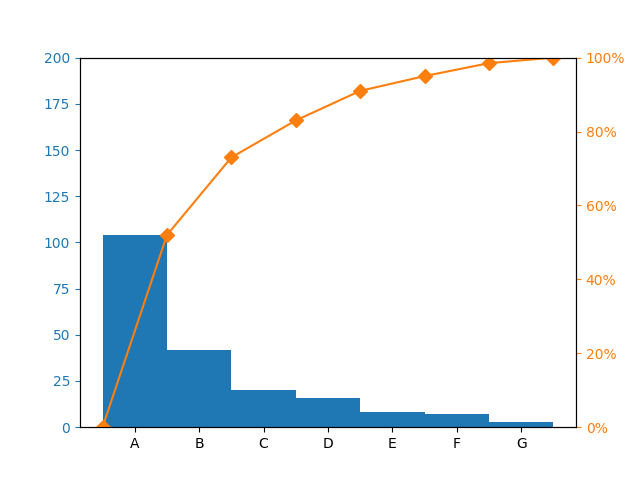

Reproduce this figure in Python.
import pandas as pd
import numpy as np
import matplotlib.pyplot as plt
from matplotlib.ticker import PercentFormatter

df = pd.DataFrame({'xChar': [104, 42, 20, 16, 8, 7, 3]})
df.index = ['A', 'B', 'C', 'D', 'E', 'F', 'G']
df = df.sort_values(by='xChar',ascending=False)
df["cumpercentage"] = df["xChar"].cumsum()/df["xChar"].sum()*100
percentList = df["cumpercentage"].tolist()
percentList.insert(0, 0)
print(percentList)

barWidth = 1

fig, ax = plt.subplots()
ax.bar(df.index, df["xChar"], color="C0", width=barWidth)
ax2 = ax.twinx()
ax2.plot([idx - barWidth / 2 for idx in np.arange(len(percentList))], percentList, color="C1", marker="D", ms=7)
ax2.yaxis.set_major_formatter(PercentFormatter())

ax.set_ylim(ymax=df["xChar"].sum())
ax.tick_params(axis="y", colors="C0")
ax.set_xlim(xmin=-1 * barWidth / 2, xmax=len(df.index) - barWidth / 2)
ax2.set_ylim(ymin=0, ymax=100)
ax2.tick_params(axis="y", colors="C1")

plt.show()
